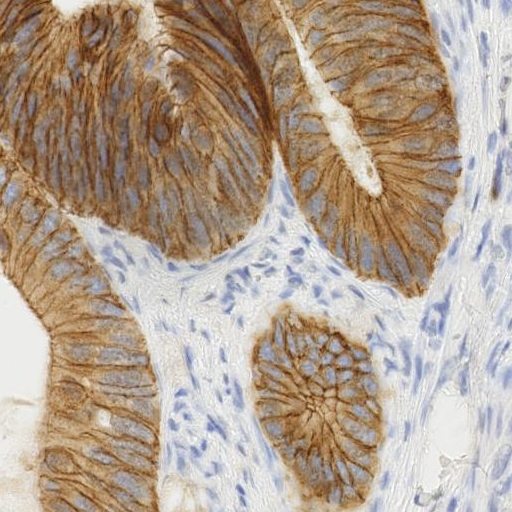
#> input picture skimage.data.immunohistochemistry(), 512 x 512 px; the run also reads 3 pictures not shown here
$ jupyter execute --allow-errors 04-reshape-and-transpose.ipynb
#> lines starting #> are read from the running program, lines starting #| are printed output that depends on the picture
# 04 · Reshape and transpose real images / Reshape y transposición de imágenes reales

[](https://colab.research.google.com/github/project-delphi/tensors-workshop/blob/main/notebooks/04-reshape-and-transpose.ipynb)

<div style="height:3px;border-radius:2px;margin:1.4em 0 1.6em;background:linear-gradient(90deg,#059669,rgba(5,150,105,0))"></div>

<span style="font:700 11px/1.6 ui-monospace,SFMono-Regular,Menlo,Consolas,monospace;letter-spacing:.18em;color:#059669">PART III · EXERCISE · 20 MIN</span>

## Practise today / Practica hoy

Convert HWC to CHW and test that pixel values keep their meaning.

<div style="border-left:4px solid rgba(130,130,150,.5);background:rgba(130,130,150,.09);border-radius:0 8px 8px 0;padding:12px 16px;margin:1.2em 0 1.8em;font:400 14.5px/1.7 ui-sans-serif,system-ui,-apple-system,'Segoe UI',Roboto,sans-serif"><div style="font:700 10.5px/1 ui-monospace,SFMono-Regular,Menlo,Consolas,monospace;letter-spacing:.18em;opacity:.62;margin-bottom:10px">🇪🇸 ESPAÑOL</div><div style="margin:0 0 0">Convertir HWC a CHW y comprobar que los valores de píxeles conservan su significado.</div></div>

## Explore later / Explora después

Build image batches, compare NHWC with NCHW, and inspect memory layout.

<div style="border-left:4px solid rgba(130,130,150,.5);background:rgba(130,130,150,.09);border-radius:0 8px 8px 0;padding:12px 16px;margin:1.2em 0 1.8em;font:400 14.5px/1.7 ui-sans-serif,system-ui,-apple-system,'Segoe UI',Roboto,sans-serif"><div style="font:700 10.5px/1 ui-monospace,SFMono-Regular,Menlo,Consolas,monospace;letter-spacing:.18em;opacity:.62;margin-bottom:10px">🇪🇸 ESPAÑOL</div><div style="margin:0 0 0">Construir lotes de imágenes, comparar NHWC con NCHW e inspeccionar la disposición en memoria.</div></div>

Follow the core block immediately below. / Sigue el bloque esencial de abajo.

<!-- CORE-PATH -->
## Core path / Ruta esencial

Read and run this block from top to bottom: **recall → example → attempt → feedback → checkpoint**. Preparation and feedback definitions appear where needed. Try before opening a folded solution. Stop at **Core complete**; everything after it is **Explore later**.

🇪🇸 Lee y ejecuta este bloque de arriba abajo: **recuerda → ejemplo → intento → retroalimentación → comprobación**. La preparación y las funciones de comprobación aparecen donde se necesitan. Inténtalo antes de abrir una solución plegada. Detente en **Fin de la ruta esencial**; después empieza **Explora después**.

### Recall / Recuerda

Recall notebook 03: when a pixel column is standardized across images, what must stay paired with its pixel position?

🇪🇸 Recuerda el cuaderno 03: al estandarizar una columna de píxeles entre imágenes, ¿qué debe seguir asociado con su posición de píxel?

## Setup / Preparación

<div style="height:3px;border-radius:2px;margin:1.6em 0 1.9em;background:linear-gradient(90deg,#059669,rgba(5,150,105,0))"></div>

Real images shipped with `scikit-image`: histology, microscopy, the astronaut,
and a cup of coffee.

No synthetic pixels anywhere in the exercises.

<div style="border-left:4px solid rgba(130,130,150,.5);background:rgba(130,130,150,.09);border-radius:0 8px 8px 0;padding:15px 19px;margin:1.8em 0 2.2em;font:400 14.5px/1.8 ui-sans-serif,system-ui,-apple-system,'Segoe UI',Roboto,sans-serif"><div style="font:700 10.5px/1 ui-monospace,SFMono-Regular,Menlo,Consolas,monospace;letter-spacing:.18em;opacity:.62;margin-bottom:10px">🇪🇸 ESPAÑOL</div>Imágenes reales incluidas en <code>scikit-image</code>: histología, microscopía, la astronauta y una taza de café. Ningún píxel sintético en los ejercicios.</div>

### Core prep 1/1 · Preparación esencial

Run the next cell. / Ejecuta la siguiente celda.

[cell 1]
import numpy as np
import matplotlib.pyplot as plt
import ipywidgets as widgets

from IPython.display import display
from skimage import data

try:
    from google.colab import output
    output.enable_custom_widget_manager()
except ImportError:
    pass

# Real images distributed with scikit-image.
photo = data.immunohistochemistry()   # (512, 512, 3), RGB histology
#> photo is the input picture: shape (512, 512, 3); mean R, G, B 177.3, 159.8, 144
cells_img = data.cell()               # (660, 550), grayscale microscopy
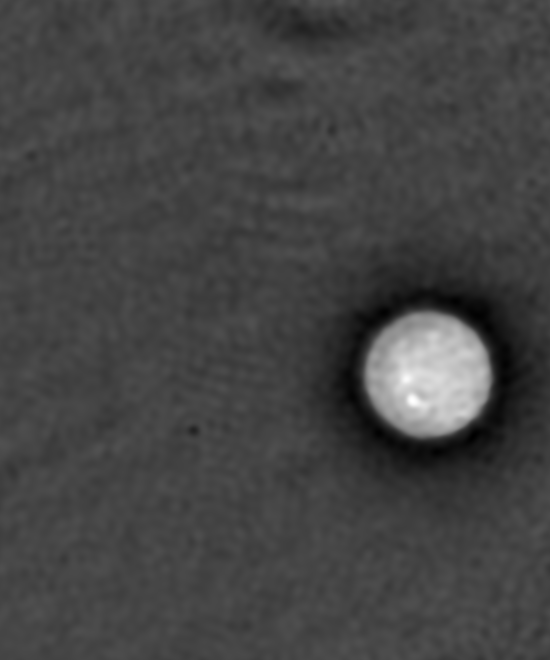
#> input picture skimage.data.cell(), 550 x 660 px
#> cells_img is the input picture: shape (660, 550); min 0, max 255, mean 68
astronaut = data.astronaut()          # (512, 512, 3), RGB photograph
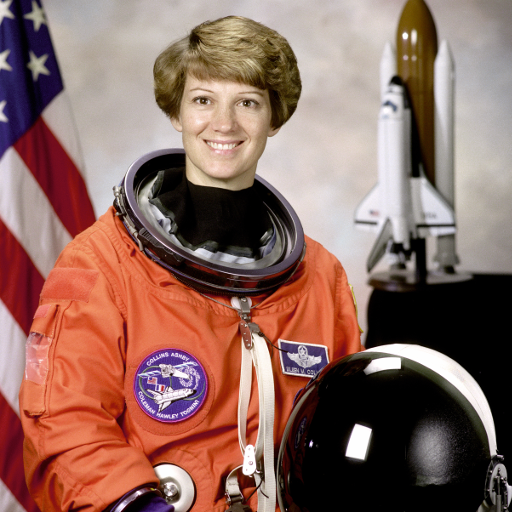
#> input picture skimage.data.astronaut(), 512 x 512 px
#> astronaut is the input picture: shape (512, 512, 3); mean R, G, B 141.6, 105.8, 96.5
coffee = data.coffee()                # (400, 600, 3), RGB photograph
#> (the rest of the program and of its run is left out)
